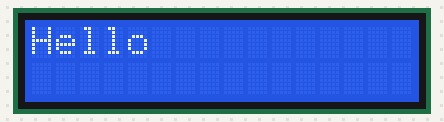
This sketch was run on a simulated Arduino Uno, built with avr-gcc and run on an emulated ATmega328P. Parts: 16×2 character LCD.

Above: at 0.1 s.
At 2.2 s:
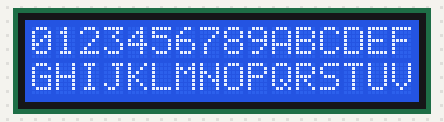
At 4.2 s:
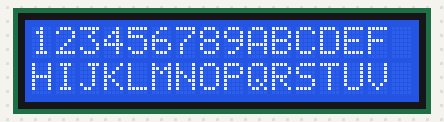
At 6.7 s:
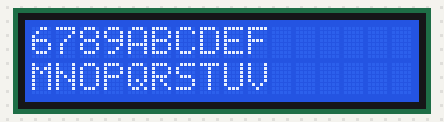
At 9.2 s:
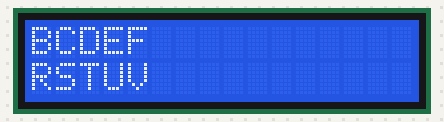
At 11.7 s:
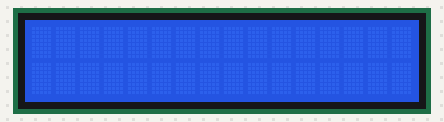

Measured:
- by itself, everything shown: repeats every 13.1 s, in 18 steps
- what the display in image 1 shows lasts 2.0 s, from 2.1 s to 4.1 s
- what the display in image 2 shows lasts 0.5 s, from 4.1 s to 4.6 s
- what the display in image 5 shows lasts 1.5 s, from 11.6 s to 13.1 s

The sketch:

LCDI2C.ino
```cpp
// (licence header left out)
// Test LCD Display

#include <Arduino.h>
#include <Wire.h>                   // needed for I2C
#include <LCD.h>
#include <LiquidCrystal_I2C.h>

LiquidCrystal_I2C lcd(0x27, 2, 1, 0, 4, 5, 6, 7, 3, POSITIVE);

// Setup
void setup()
{
  lcd.begin(16, 2);
  lcd.setBacklight(HIGH);
}

// Main Loop
void loop()
{
  lcd.clear();
  lcd.print("Hello");
  delay(2000);
  lcd.setCursor(0,0);
  lcd.print("0123456789ABCDEF");
  lcd.setCursor(0,1);
  lcd.print("GHIJKLMNOPQRSTUV");
  delay(2000);
  int pos = 0;
  while( pos < 16 )
  {
     lcd.scrollDisplayLeft();
     delay(500);
     pos = pos + 1;
  }
  delay(1000);
}
```
